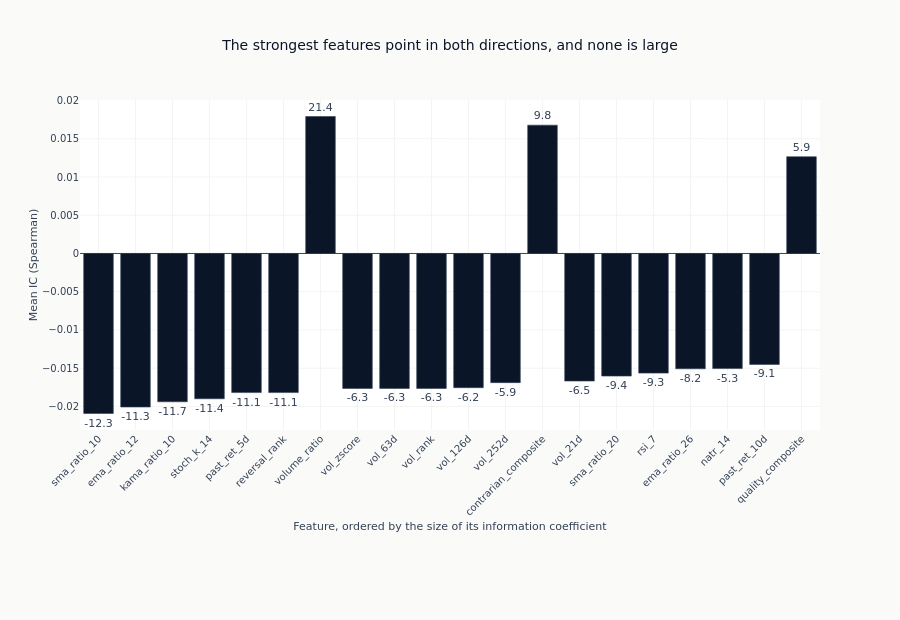

Notebook code cell kept with this figure:
### Markdown cell above
### The twenty strongest features, and which of them clear the correction

The bars are signed, because the sign is the claim: a feature the panel ranks in one
direction and a feature it ranks in the other are different signals, and the sorted
magnitude hides that. The label on each bar is its HAC t-statistic, and colour marks
whether Benjamini-Hochberg still rejects the null - which at the top of the ranking it
does for every one of them, so what separates these twenty is their direction and not
their significance. The count that does vary is printed above.

### Code cell
top_20 = eval_summary.sort(pl.col("ic_mean").abs(), descending=True).head(20)

fig = go.Figure()
fig.add_trace(
    go.Bar(
        x=top_20["feature"].to_list(),
        y=top_20["ic_mean"].to_list(),
        marker_color=[
            COLORS["blue"] if sig else COLORS["silver_muted"]
            for sig in top_20["significant_fdr05"].to_list()
        ],
        marker_line=dict(color=COLORS["neutral"], width=0.6),
        text=[f"{t:.1f}" for t in top_20["hac_tstat"].to_list()],
        textposition="outside",
    )
)
fig.update_layout(
    title="The strongest features point in both directions, and none is large",
    xaxis_title="Feature, ordered by the size of its information coefficient",
    yaxis_title="Mean IC (Spearman)",
    xaxis_tickangle=-45,
    height=620,
    margin=dict(b=190),
)
show_plotly_with_alt(
    fig,
    "A bar chart of the mean rank correlation of each of the twenty strongest features "
    "against the next session's return, ordered by the size of that correlation and "
    "labelled with each feature's name. Most bars hang below the zero line and only three "
    "rise above it. Every bar is short against the axis, and the largest in each direction "
    "are of similar length, so the strongest features disagree on sign without any of them "
    "being large.",
)

### Figure 1 — Plotly figure (JSON) as saved in the notebook; plotly's stock layout.template omitted (floating-point values rounded to 4 significant figures)
{"data": [{"marker": {"color": ["#0a1628", "#0a1628", "#0a1628", "#0a1628", "#0a1628", "#0a1628", "#0a1628", "#0a1628", "#0a1628", "#0a1628", "#0a1628", "#0a1628", "#0a1628", "#0a1628", "#0a1628", "#0a1628", "#0a1628", "#0a1628", "#0a1628", "#0a1628"], "line": {"color": "#334155", "width": 0.6}}, "text": ["-12.3", "-11.3", "-11.7", "-11.4", "-11.1", "-11.1", "21.4", "-6.3", "-6.3", "-6.3", "-6.2", "-5.9", "9.8", "-6.5", "-9.4", "-9.3", "-8.2", "-5.3", "-9.1", "5.9"], "textposition": "outside", "type": "bar", "x": ["sma_ratio_10", "ema_ratio_12", "kama_ratio_10", "stoch_k_14", "past_ret_5d", "reversal_rank", "volume_ratio", "vol_zscore", "vol_63d", "vol_rank", "vol_126d", "vol_252d", "contrarian_composite", "vol_21d", "sma_ratio_20", "rsi_7", "ema_ratio_26", "natr_14", "past_ret_10d", "quality_composite"], "y": [-0.02093, -0.02008, -0.0194, -0.019, -0.01819, -0.01819, 0.01791, -0.01765, -0.01765, -0.01765, -0.01755, -0.01689, 0.01678, -0.01668, -0.01603, -0.01565, -0.01508, -0.01505, -0.01451, 0.01265]}], "layout": {"height": 620, "margin": {"b": 190}, "title": {"text": "The strongest features point in both directions, and none is large"}, "xaxis": {"tickangle": -45, "title": {"text": "Feature, ordered by the size of its information coefficient"}}, "yaxis": {"title": {"text": "Mean IC (Spearman)"}}}}
